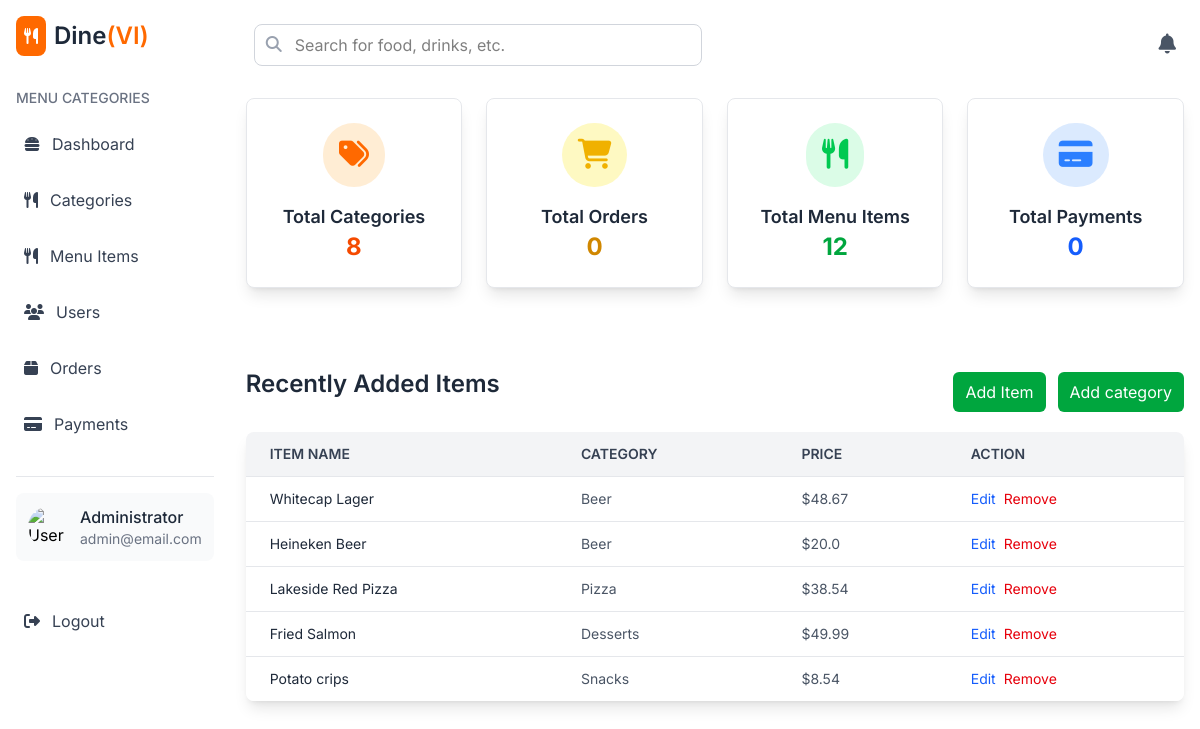
The page /dashboard (signed in) on the database its author committed.
### models/models.py (models this page shows, shortened)
class User(db.Model):
    user_id = db.Column(db.Integer, primary_key=True)
    name = db.Column(db.String(100), nullable=False)
    email = db.Column(db.String(150), unique=True, nullable=False)
    password_hash = db.Column(db.String(256), nullable=False)
    role = db.Column(db.String(50), default='waiter')

class MenuItem(db.Model):
    item_id = db.Column(db.Integer, primary_key=True)
    name = db.Column(db.String(100), nullable=False)
    description = db.Column(db.Text)
    price = db.Column(db.Float, nullable=False)
    image_url = db.Column(db.String(255))
    category_id = db.Column(db.Integer, db.ForeignKey('category.category_id'), nullable=False)
    category = db.relationship('Category', back_populates='menu_items', lazy=True)

class Category(db.Model):
    category_id = db.Column(db.Integer, primary_key=True)
    name = db.Column(db.String(50), nullable=False, unique=True)
    image_url = db.Column(db.String(255))  # Add image column
    menu_items = db.relationship('MenuItem', back_populates='category', lazy=True)

### app.py (the view)
@wraps
def login_required(f):
    @wraps(f)
    def decorated_function(*args, **kwargs):
        if 'user_id' not in session:
            flash('You need to log in first.', 'danger')
            return redirect(url_for('login'))
        return f(*args, **kwargs)
    return decorated_function

### app.py (called while the page is built)
@login_required
@app.route('/dashboard')
def admin_dashboard():
    total_categories = Category.query.count()
    total_orders = Order.query.count()
    total_menu_items = MenuItem.query.count()
    total_payments = Payment.query.count()
    recent_items = MenuItem.query.order_by(desc(MenuItem.item_id)).limit(5).all()
    logged_user = User.query.get(session['user_id'])
    return render_template('admin/dashboard.html',
                           total_categories=total_categories,
                           total_orders=total_orders,
                           total_menu_items=total_menu_items,
                           total_payments=total_payments,
                           recent_items=recent_items,
                           logged_user = logged_user)

### templates/admin/dashboard.html
{% extends "admin/admin_layout.html" %}
{% block admin_content %}
<div class="grid grid-cols-1 sm:grid-cols-2 md:grid-cols-3 lg:grid-cols-4 gap-6 mb-8">
    <div
        class="border border-gray-200 bg-white p-6 rounded-lg shadow-lg flex flex-col items-center justify-between hover:scale-105 transform transition-all">
        <div class="bg-orange-100 p-4 rounded-full">
            <i class="fas fa-tags text-orange-500 text-3xl"></i>
        </div>
        <h3 class="text-lg font-semibold text-gray-800 mt-4">Total Categories</h3>
        <p class="text-2xl font-bold text-orange-600">{{ total_categories }}</p>
    </div>
    <div
        class="border border-gray-200 bg-white p-6 rounded-lg shadow-lg flex flex-col items-center justify-between hover:scale-105 transform transition-all">
        <div class="bg-yellow-100 p-4 rounded-full">
            <i class="fas fa-shopping-cart text-yellow-500 text-3xl"></i>
        </div>
        <h3 class="text-lg font-semibold text-gray-800 mt-4">Total Orders</h3>
        <p class="text-2xl font-bold text-yellow-600">{{ total_orders }}</p>
    </div>
    <div
        class="border border-gray-200 bg-white p-6 rounded-lg shadow-lg flex flex-col items-center justify-between hover:scale-105 transform transition-all">
        <div class="bg-green-100 p-4 rounded-full">
            <i class="fas fa-utensils text-green-500 text-3xl"></i>
        </div>
        <h3 class="text-lg font-semibold text-gray-800 mt-4">Total Menu Items</h3>
        <p class="text-2xl font-bold text-green-600">{{ total_menu_items }}</p>
    </div>
    <div
        class="border border-gray-200 bg-white p-6 rounded-lg shadow-lg flex flex-col items-center justify-between hover:scale-105 transform transition-all">
        <div class="bg-blue-100 p-4 rounded-full">
            <i class="fas fa-credit-card text-blue-500 text-3xl"></i>
        </div>
        <h3 class="text-lg font-semibold text-gray-800 mt-4">Total Payments</h3>
        <p class="text-2xl font-bold text-blue-600">{{ total_payments }}</p>
    </div>
</div>
<div class="mt-8">
    <div class="flex justify-between items-center py-4">
        <h2 class="text-2xl font-semibold text-gray-800 mb-4">Recently Added Items</h2>
        <div class="flex items-center space-x-3">
            <a href="{{ url_for('add_menu_item') }}" class="px-3 py-2 bg-green-600 text-white rounded-md">Add
                Item</a>
            <a href="{{ url_for('add_category') }}" class="px-3 py-2 bg-green-600 text-white rounded-md">Add
                category</a>
        </div>
    </div>
    <div class="overflow-x-auto shadow-lg rounded-lg">
        <table class="min-w-full bg-white">
            <thead class="bg-gray-100">
                <tr>
                    <th class="px-6 py-3 text-left text-sm font-semibold text-gray-700 uppercase">Item Name</th>
                    <th class="px-6 py-3 text-left text-sm font-semibold text-gray-700 uppercase">Category</th>
                    <th class="px-6 py-3 text-left text-sm font-semibold text-gray-700 uppercase">Price</th>
                    <th class="px-6 py-3 text-left text-sm font-semibold text-gray-700 uppercase">Action</th>
                </tr>
            </thead>
            <tbody>
                {% for item in recent_items %}
                <tr class="border-t border-gray-200 hover:bg-gray-50">
                    <td class="px-6 py-3 text-sm text-gray-800">{{ item.name }}</td>
                    <td class="px-6 py-3 text-sm text-gray-600">{{ item.category.name }}</td>
                    <td class="px-6 py-3 text-sm text-gray-600">${{ item.price }}</td>
                    <td class="px-6 py-3 flex text-sm text-gray-600">
                        <a href="{{ url_for('edit_menu_item', item_id=item.item_id) }}"
                            class="text-blue-600 hover:underline">Edit</a>
                        <form method="POST" onsubmit="return confirm('Are you sure you want to remove this item?');"
                            action="{{ url_for('remove_menu_item', item_id=item.item_id) }}"
                            class="text-red-600 hover:underline ml-2 hover:text-red-800">
                            <button type="submit"> Remove</button>
                        </form>
                    </td>
                </tr>
                {% endfor %}
            </tbody>
        </table>
    </div>
</div>
{% endblock %}

### templates/admin/admin_layout.html (shortened to what this page needs)
{% extends "base.html" %}
{% block content %}
<div class="app flex flex-col md:flex-row min-h-screen bg-gray-100">
    <aside class="hidden lg:block shrink-0 w-auto bg-white shadow-lg md:min-h-screen p-4">
        <div class="flex items-center mb-8">
            <div class="bg-orange-500 text-white p-2 rounded-lg mr-2">
                <i class="fas fa-utensils"></i>
            </div>
            <h1 class="text-2xl font-semibold text-gray-800">Dine<span class="text-orange-500">(VI)</span></h1>
        </div>
        <div class="mb-8">
            <h2 class="text-gray-500 text-sm font-medium mb-4">MENU CATEGORIES</h2>
            <ul class="space-y-4">
                <a href="{{ url_for('admin_dashboard') }}"
                    class="flex space-x-2 items-center p-2 rounded-lg text-gray-700 hover:bg-gray-100">
                    <i class="fas fa-hamburger mr-3"></i>
                    <span>Dashboard</span>
                </a>
                <a href="{{ url_for('view_categories') }}"
                    class="flex space-x-2 items-center p-2 rounded-lg text-gray-700 hover:bg-gray-100">
                    <i class="fas fa-utensils mr-3"></i>
                    <span>Categories</span>
                </a>
                <a href="{{ url_for('view_menu_items') }}"
                    class="flex space-x-2 items-center p-2 rounded-lg text-gray-700 hover:bg-gray-100">
                    <i class="fas fa-utensils mr-3"></i>
                    <span>Menu Items</span>
                </a>
                <a href="#" class="flex space-x-2 items-center p-2 rounded-lg text-gray-700 hover:bg-gray-100">
                    <i class="fas fa-users mr-3"></i>
                    <span>Users</span>
                </a>
                <a href="#" class="flex space-x-2 items-center p-2 rounded-lg text-gray-700 hover:bg-gray-100">
                    <i class="fas fa-box mr-3"></i>
                    <span>Orders</span>
                </a>
                <a href="#" class="flex space-x-2 items-center p-2 rounded-lg text-gray-700 hover:bg-gray-100">
                    <i class="fas fa-credit-card mr-3"></i>
                    <span>Payments</span>
                </a>
            </ul>
        </div>
        <div class="pt-4 border-t border-gray-200">
            <div class="flex items-center p-3 bg-gray-50 rounded-lg">
                <img src="https://www.svgrepo.com/show/384674/account-avatar-profile-user-11.svg" alt="User Profile"
                    class="w-10 h-10 rounded-full mr-3" />
                <div>
                    <h3 class="font-medium text-gray-800">{{ logged_user.name }}</h3>
                    <p class="text-sm text-gray-500">{{ logged_user.email }}</p>
                </div>
            </div>
        </div>
        <a href="{{ url_for('logout') }}"
            class="flex space-x-2 items-center p-2 mt-10 rounded-lg text-gray-700 hover:bg-gray-100">
            <i class="fas fa-sign-out-alt mr-3"></i>
            <span>Logout</span>
        </a>
    </aside>
    <main class="flex-grow h-screen flex-1 flex flex-col bg-white p-4">
        <nav class="flex space-x-4 items-center justify-between mb-6 p-2">
            <div class="relative flex-1 max-w-md">
                <input type="text" placeholder="Search for food, drinks, etc."
                    class="w-full p-2 pl-10 rounded-lg border border-gray-300 focus:outline-none focus:ring-2 focus:ring-orange-500 focus:border-transparent" />
                <i class="fas fa-search absolute left-3 top-3 text-gray-400"></i>
            </div>
            <div class="flex items-center space-x-6">
                <button class="text-gray-600 hover:text-gray-800">
                    <i class="fas fa-bell text-xl"></i>
                </button>
            </div>
        </nav>
        {% block admin_content %}{% endblock %}
    </main>
</div>
{% endblock %}

### templates/base.html (shortened to what this page needs)
<!DOCTYPE html>
<html lang="en">
<head>
    <link rel="stylesheet" href="{{ url_for('static', filename='css/app.css') }}">
    <link rel="stylesheet" href="https://cdnjs.cloudflare.com/ajax/libs/font-awesome/6.7.2/css/all.min.css">
</head>
<body class="font-[Inter]">
    {% block content %}{% endblock %}
</body>
</html>

### rows shown on the page
User: name "Administrator", email "admin@email.com"
MenuItem: name "Whitecap Lager", category.name "Beer", price "48.67"
MenuItem: name "Heineken Beer", category.name "Beer", price "20.0"
MenuItem: name "Lakeside Red Pizza", category.name "Pizza", price "38.54"
MenuItem: name "Fried Salmon", category.name "Desserts", price "49.99"
MenuItem: name "Potato crips", category.name "Snacks", price "8.54"

### other values the page prints
{{ total_categories }} "8"
{{ total_orders }} "0"
{{ total_menu_items }} "12"
{{ total_payments }} "0"
